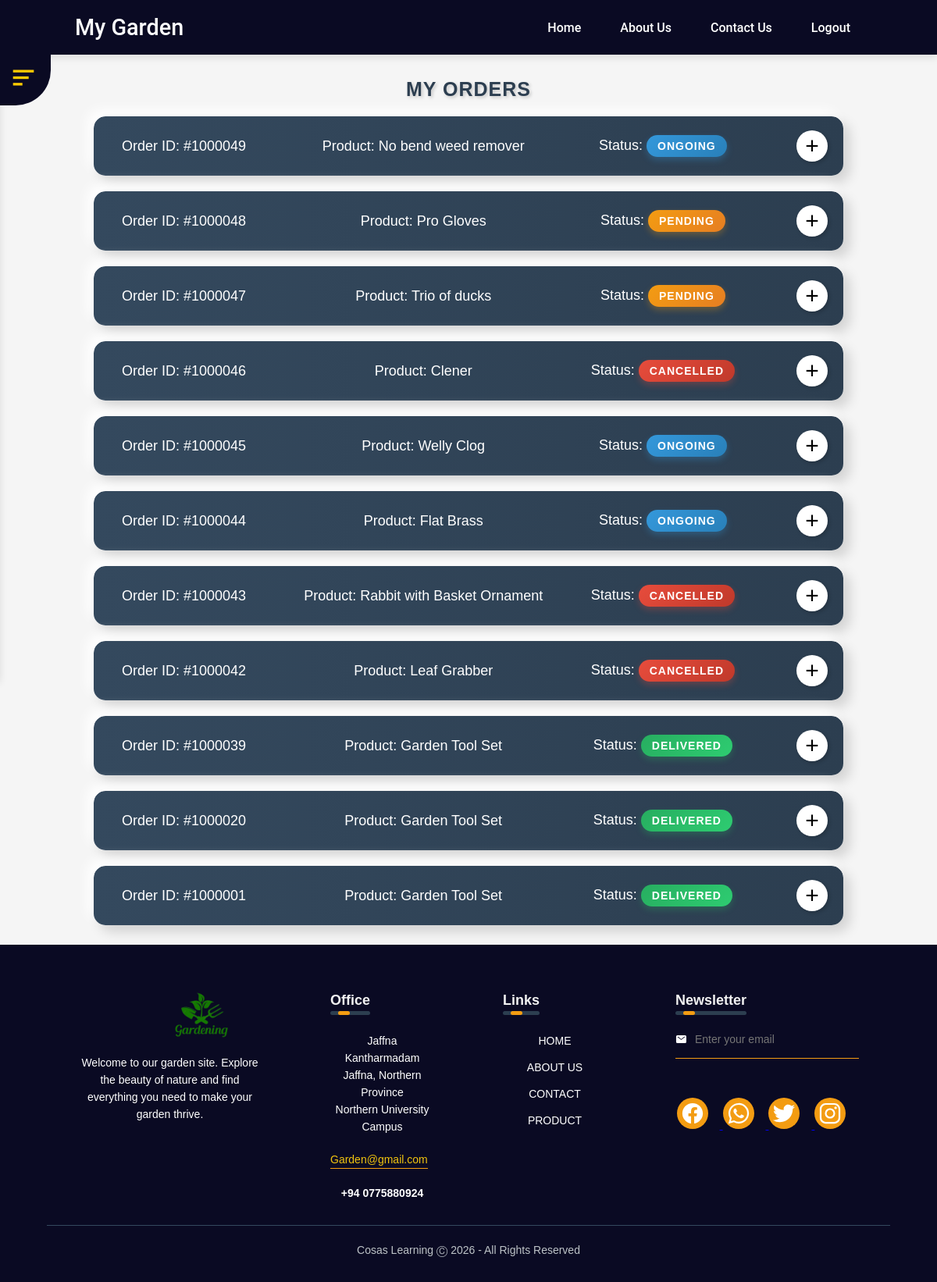
The app's page /userMyOrders.php (signed in) with its own data.
### tables this page shows
CREATE TABLE `orders` (
  `order_id` int(11) NOT NULL,
  `user_id` int(11) NOT NULL,
  `order_date` timestamp NOT NULL DEFAULT current_timestamp(),
  `delivery_date` date NOT NULL,
  `status` varchar(50) DEFAULT 'pending',
  `total_price` decimal(10,2) NOT NULL,
  `quantity` int(11) NOT NULL DEFAULT 1,
  `product_id` int(11) DEFAULT NULL
);

CREATE TABLE `products` (
  `id` int(11) NOT NULL,
  `name` varchar(255) NOT NULL,
  `image` varchar(255) NOT NULL,
  `current_price` decimal(10,2) NOT NULL,
  `original_price` decimal(10,2) NOT NULL,
  `is_on_sale` tinyint(1) NOT NULL DEFAULT 0,
  `quantity` int(11) NOT NULL DEFAULT 0,
  `sold` int(11) NOT NULL DEFAULT 0
);

### userMyOrders.php (the view, shortened to what this page needs)
<?php
include 'db.php';
include 'navbar.php';
$user_id = $_SESSION["user_id"];
$sql = "SELECT orders.order_id, products.name, products.image, orders.quantity, orders.total_price, orders.order_date, orders.delivery_date, orders.status
        FROM orders
        INNER JOIN products ON orders.product_id = products.id
        WHERE orders.user_id = ?
        ORDER BY orders.order_id DESC";
$stmt = $conn->prepare($sql);
$stmt->bind_param("i", $user_id);
$stmt->execute();
$result = $stmt->get_result();
$orders = [];
if ($result->num_rows > 0) {
    while ($row = $result->fetch_assoc()) {
        $orders[] = $row;
    }
}
?>
<!DOCTYPE html>
<html lang="en">
<head>
    <link rel="stylesheet" href="css/order.css">
</head>
<body>
<h2>My Orders</h2>
<?php if (!empty($orders)): ?>
    <?php foreach ($orders as $order): ?>
        <div class="accordion">
            <div class="order-header" onclick="toggleOrderDetails(this)">
                <div>Order ID: #<?php echo 1000000 + $order['order_id']; ?></div>
                <div>Product: <?php echo $order['name']; ?></div>
                <div>Status: <span class="status <?php echo strtolower($order['status']); ?>"><?php echo $order['status']; ?></span></div>
                <button class="toggle-btn">+</button>
            </div>
        </div>
    <?php endforeach; ?>
<?php else: ?>
    <p class="empty-orders" style="margin-bottom:100px;margin-top:100px">
        You have no orders yet. <a href="home.php">Browse Products</a>
    </p>
<?php endif; ?>
<?php include_once "model.php"; ?>
<?php include_once "footer.php"; ?>
<?php include_once "dashboard.php"; ?>
</body>
</html>

### css/order.css (style rules this page uses)
body { font-family: 'Poppins', sans-serif; background-color: #f5f5f5; margin: 0; padding: 0; text-align: center; margin-top:100px; }
h2 { margin-top: 10px; margin-bottom: 15px; color: #2c3e50; font-size: 25px; text-align:center; font-weight: bold; text-transform: uppercase; letter-spacing: 1px; text-shadow: 2px 2px 4px rgba(0, 0, 0, 0.2); }
.accordion { width: 80%; max-width: 1000px; margin: 20px auto; background: #ffffff; box-shadow: 8px 8px 16px rgba(0, 0, 0, 0.15), -8px -8px 16px rgba(255, 255, 255, 1); border-radius: 15px; overflow: hidden; transition: transform 0.3s ease-in-out, box-shadow 0.3s ease-in-out; position: relative; }
.order-header { display: grid; grid-template-columns: 1fr 2fr 1fr 0.5fr; align-items: center; padding: 18px 20px; background: linear-gradient(to right, #34495e, #2c3e50); color: white; cursor: pointer; font-size: 18px; font-weight: 500; transition: background 0.3s ease-in-out; border-radius: 15px 15px 0 0; gap: 20px; }
.order-header .toggle-btn { justify-self: end; }
.toggle-btn { background: white; border: none; font-size: 30px; cursor: pointer; width: 40px; height: 40px; border-radius: 50%; transition: all 0.3s; padding: 0px; padding-bottom: 1px; box-shadow: 2px 2px 5px rgba(0, 0, 0, 0.2); }
.status { padding: 6px 14px; border-radius: 20px; font-weight: bold; font-size: 14px; display: inline-block; text-transform: uppercase; transition: all 0.3s; letter-spacing: 1px; }
.status.pending { background: linear-gradient(135deg, #f39c12, #e67e22); color: white; box-shadow: 0 4px 8px rgba(243, 156, 18, 0.3); }
.status.delivered { background: linear-gradient(135deg, #27ae60, #2ecc71); color: white; box-shadow: 0 4px 8px rgba(39, 174, 96, 0.3); }
.status.cancelled { background: linear-gradient(135deg, #e74c3c, #c0392b); color: white; box-shadow: 0 4px 8px rgba(231, 76, 60, 0.3); }
.status.ongoing { background: linear-gradient(135deg, #3498db, #2980b9); color: white; box-shadow: 0 4px 8px rgba(52, 152, 219, 0.3); }

### css/dashbored.css (style rules this page uses)
* { margin: 0; padding: 0; box-sizing: border-box; }

### navbar.php (style rules this page uses)
* { margin: 0; padding: 0; box-sizing: border-box; }

### records on screen
orders: 1000000 + $order['order_id'] "1000049", product.name "No bend weed remover", status "ONGOING"
orders: 1000000 + $order['order_id'] "1000048", product.name "Pro Gloves", status "PENDING"
orders: 1000000 + $order['order_id'] "1000047", product.name "Trio of ducks", status "PENDING"
orders: 1000000 + $order['order_id'] "1000046", product.name "Clener", status "CANCELLED"
orders: 1000000 + $order['order_id'] "1000045", product.name "Welly Clog", status "ONGOING"
orders: 1000000 + $order['order_id'] "1000044", product.name "Flat Brass", status "ONGOING"
orders: 1000000 + $order['order_id'] "1000043", product.name "Rabbit with Basket Ornament", status "CANCELLED"
orders: 1000000 + $order['order_id'] "1000042", product.name "Leaf Grabber", status "CANCELLED"
orders: 1000000 + $order['order_id'] "1000039", product.name "Garden Tool Set", status "DELIVERED"
orders: 1000000 + $order['order_id'] "1000020", product.name "Garden Tool Set", status "DELIVERED"
orders: 1000000 + $order['order_id'] "1000001", product.name "Garden Tool Set", status "DELIVERED"

### other values on screen
$text "HOME"
$text "ABOUT US"
$text "CONTACT"
$text "PRODUCT"
